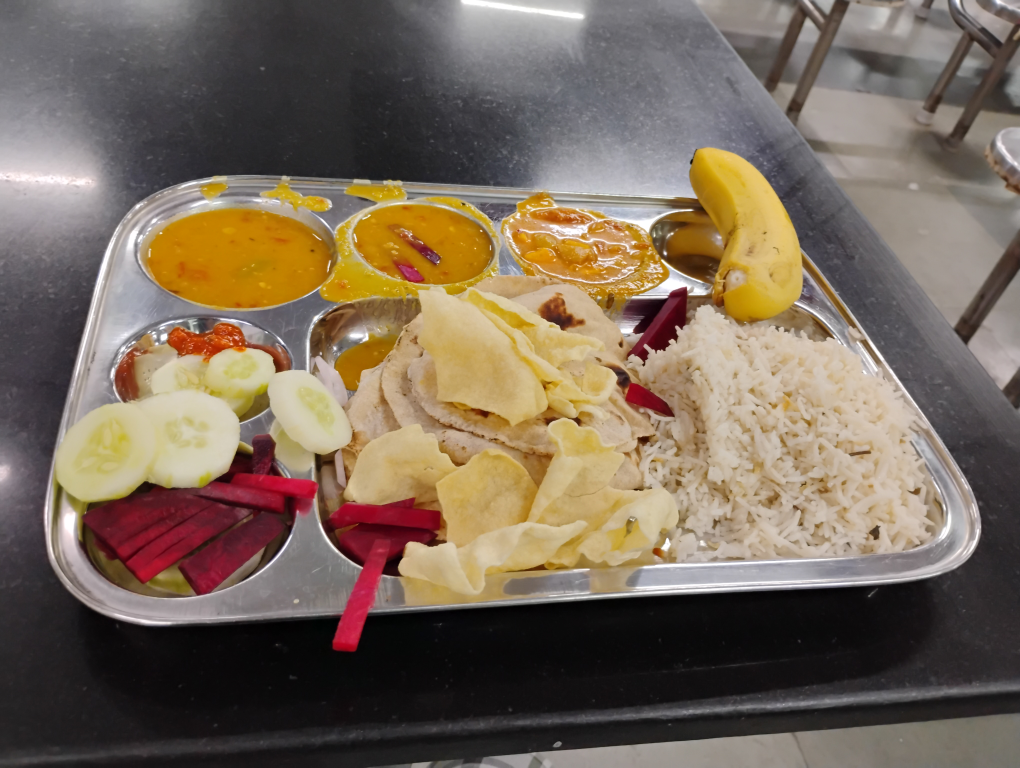
#> input picture Image Transformation/food.jpg, 4080 x 3072 px (shown at 1/4 size)
$ python crop.py
#> lines starting #> are read from the running program, lines starting #| are printed output that depends on the picture

#  imerge[startY:endY, startX,endX]
# Y axis represents row - top to bottom
# X axis represents column - left to right

import cv2

image = cv2.imread("food.jpg")
#> image is the input picture: shape (3072, 4080, 3); mean B, G, R 89.9, 105.8, 121

if image is not None:
    cropped = image[200:400, 150:372]
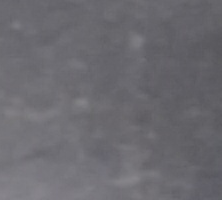
#> cropped: shape (200, 222, 3); mean B, G, R 111.8, 106.2, 107.4
    cv2.imshow("Cropped Image", cropped)
    cv2.waitKey(0)
    cv2.destroyAllWindows()
else:
    print("Image is not loaded")
